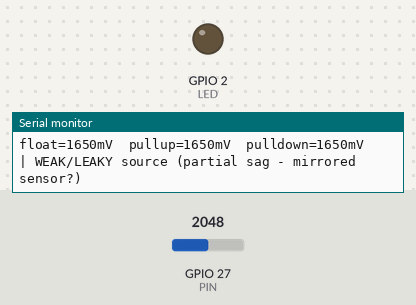
The sketch below on a simulated ESP32. On the bench: output pins drawn as LEDs (lit = HIGH), the last lines printed to the serial monitor. The test bench sets the inputs (shaded band); at power-on: GPIO 27 (PIN) = 2048.

Above: at 1.2 s.
1.3 s: GPIO 27 (PIN) set to 390
3.5 s: GPIO 27 (PIN) set to 343
At 4.7 s:
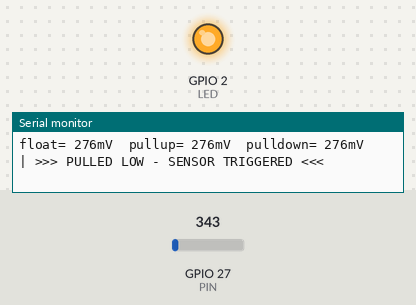
5.0 s: GPIO 27 (PIN) set to 491
At 5.7 s:
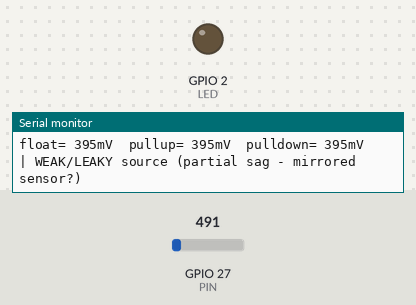
6.6 s: GPIO 27 (PIN) set to 260
At 7.9 s:
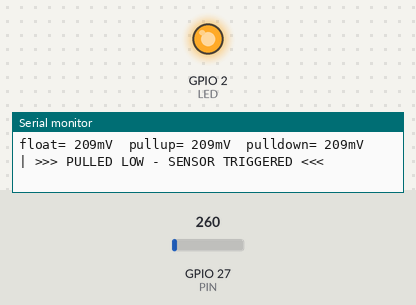
Timing chart, 0 to 9.1 s (numbered marks = the images above; inputs shaded):
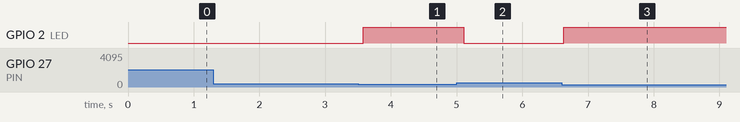

The sketch:

adc_diag.ino
```cpp
// Analog diagnostic on GPIO27 (ADC2_CH7, works since WiFi is off).
// Measures real pin voltage under: no bias, pullup, pulldown.
// Interpretation:
//  - strong drive HIGH: ~3300mV in all three modes
//  - leak/weak source: sags toward 0 under pulldown (mid values)
//  - proper A3144 idle (open collector + pullup): 3300 w/ pullup, ~0 w/ pulldown
//  - magnet triggering: drops to <300mV in pullup mode
const int PIN = 27;
const int LED = 2;

int mv(int mode) {
  pinMode(PIN, mode);
  delayMicroseconds(500);
  long acc = 0;
  for (int i = 0; i < 16; i++) acc += analogReadMilliVolts(PIN);
  return acc / 16;
}

void setup() {
  Serial.begin(115200);
  pinMode(LED, OUTPUT);
  analogSetPinAttenuation(PIN, ADC_11db); // full 0-3.3V range
}

void loop() {
  int f = mv(INPUT);
  int u = mv(INPUT_PULLUP);
  int dwn = mv(INPUT_PULLDOWN);
  const char* verdict;
  if (u > 3000 && dwn > 3000)      verdict = "STRONG HIGH source (push-pull idle OR 3V3 into pin)";
  else if (u > 3000 && dwn < 300)  verdict = "OPEN/IDLE open-collector or floating";
  else if (u < 300)                verdict = ">>> PULLED LOW - SENSOR TRIGGERED <<<";
  else                             verdict = "WEAK/LEAKY source (partial sag - mirrored sensor?)";
  Serial.printf("float=%4dmV  pullup=%4dmV  pulldown=%4dmV  | %s\n", f, u, dwn, verdict);
  digitalWrite(LED, u < 300 ? HIGH : LOW);
  delay(500);
}
```

Measured:
- the behaviour switches between 373 and 372 on GPIO 27 (PIN) (found by bisection; images 0 and 1)
- after the input at 3.5 s, GPIO 2 (LED): LOW → HIGH after 0.08 s
- after the input at 5.0 s, GPIO 2 (LED): HIGH → LOW after 0.11 s
- after the input at 6.6 s, GPIO 2 (LED): LOW → HIGH at once
